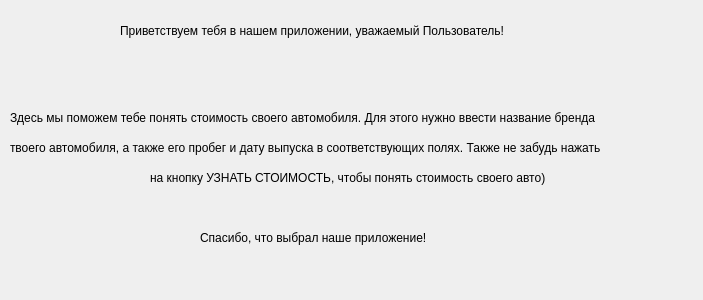
<?xml version="1.0" encoding="UTF-8"?>
<ui version="4.0">
 <class>Dialog</class>
 <widget class="QDialog" name="Dialog">
  <property name="geometry">
   <rect>
    <x>0</x>
    <y>0</y>
    <width>703</width>
    <height>300</height>
   </rect>
  </property>
  <property name="windowTitle">
   <string>Dialog</string>
  </property>
  <widget class="QLabel" name="label">
   <property name="geometry">
    <rect>
     <x>120</x>
     <y>10</y>
     <width>441</width>
     <height>41</height>
    </rect>
   </property>
   <property name="text">
    <string>Приветствуем тебя в нашем приложении, уважаемый Пользователь!</string>
   </property>
  </widget>
  <widget class="QLabel" name="label_2">
   <property name="geometry">
    <rect>
     <x>10</x>
     <y>110</y>
     <width>671</width>
     <height>16</height>
    </rect>
   </property>
   <property name="text">
    <string>Здесь мы поможем тебе понять стоимость своего автомобиля. Для этого нужно ввести название бренда</string>
   </property>
  </widget>
  <widget class="QLabel" name="label_3">
   <property name="geometry">
    <rect>
     <x>10</x>
     <y>140</y>
     <width>691</width>
     <height>16</height>
    </rect>
   </property>
   <property name="text">
    <string>твоего автомобиля, а также его пробег и дату выпуска в соответствующих полях. Также не забудь нажать</string>
   </property>
  </widget>
  <widget class="QLabel" name="label_4">
   <property name="geometry">
    <rect>
     <x>150</x>
     <y>170</y>
     <width>451</width>
     <height>16</height>
    </rect>
   </property>
   <property name="text">
    <string>на кнопку УЗНАТЬ СТОИМОСТЬ, чтобы понять стоимость своего авто)</string>
   </property>
  </widget>
  <widget class="QLabel" name="label_5">
   <property name="geometry">
    <rect>
     <x>200</x>
     <y>230</y>
     <width>261</width>
     <height>16</height>
    </rect>
   </property>
   <property name="text">
    <string>Спасибо, что выбрал наше приложение!</string>
   </property>
  </widget>
 </widget>
 <resources/>
 <connections/>
</ui>
